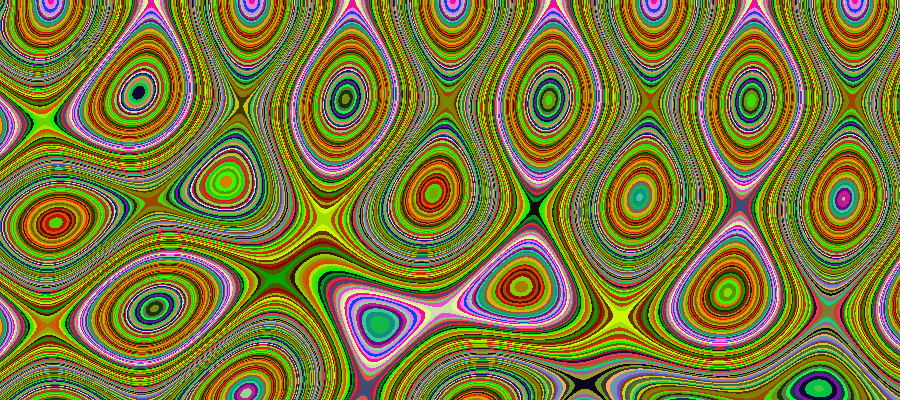
Frame 1 (no input)
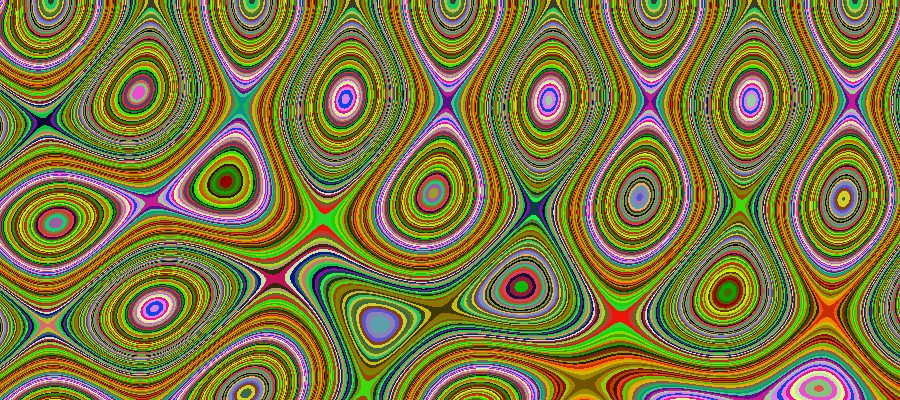
Frame 60 (the mouse pressed at the canvas centre just before this capture)
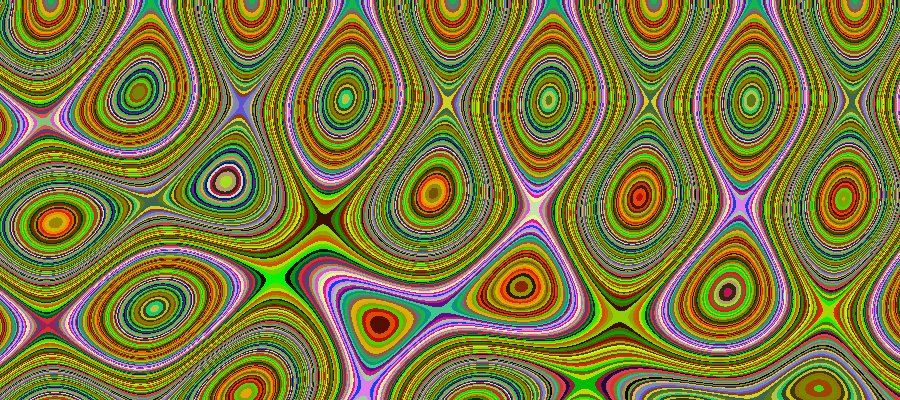
Frame 120 (the mouse held since frame 60 and released just before this capture)

The Processing sketch that drew these frames (run headless with seeded random() and noise(); from frame 60 on, the mouse is pressed at the canvas centre):

// Processing sketch: Acid
// ── Acid.pde
int pal []=new int [128];
int[] cls;

void setup(){
  size(900, 400);
  float s1,s2;
  for (int i=0;i<128;i++) {
    s1=sin(i*PI/25);
    s2=sin(i*PI/50+PI/4);
    //pal[i]=color(128+s1*128,128+s2*128,s1*128);
    pal[i]=color(random(255)+s1,random(255)+s2,random(255)*s1);
  }

  cls = new int[width*height];
  for (int x = 0; x < width; x++)
  {
    for (int y = 0; y < height; y++)
    {
      cls[x+y*width] = (int)((127.5 + +(127.5 * sin(x / 32.0)))+ (127.5 + +(127.5 * cos(y / 32.0))) + (127.5 + +(127.5 * sin(sqrt((x * x + y * y)) / 32.0)))  ) / 4;
    }
  }
}

void draw()
{
  loadPixels();
  for (int pixelCount = 0; pixelCount < cls.length; pixelCount++)
  {                    
    pixels[pixelCount] =  pal[(cls[pixelCount] + frameCount)&127];
  }
  updatePixels();  
}
